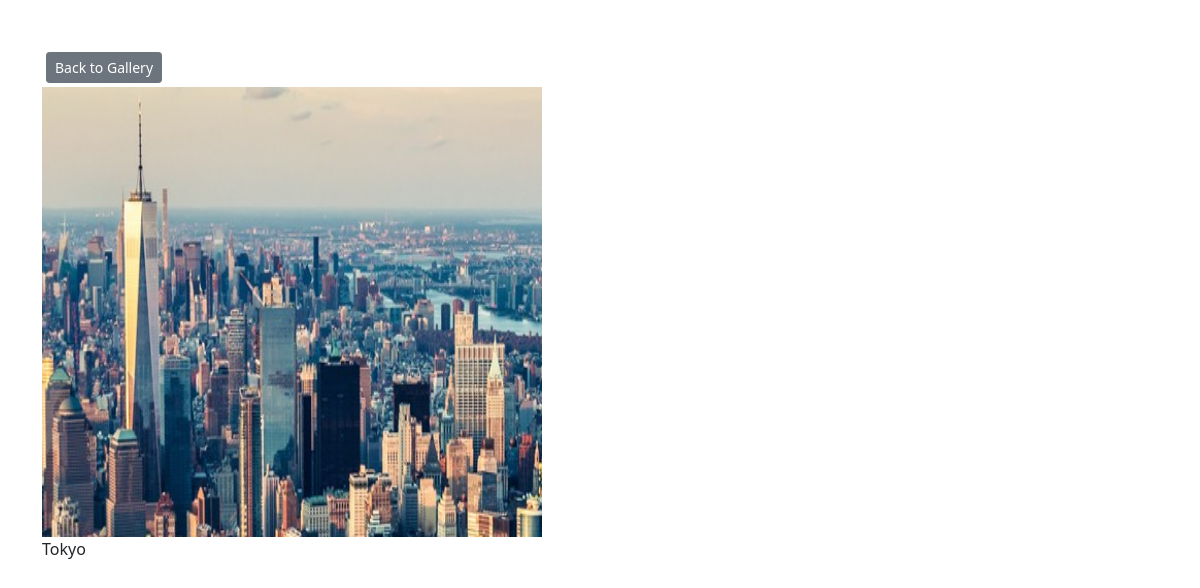
Page /picture/13/ on the committed database.
### pictures/models.py (models this page shows, shortened)
class Picture(models.Model):
    category = models.ForeignKey(Category, on_delete=models.SET_NULL, null=True)
    image = models.ImageField(null=False, blank=False)
    description = models.TextField()

### pictures/views.py (the view)
# urls.py: path('picture/<str:pk>/', views.viewPicture, name='picture'),
def viewPicture(request, pk):
    picture = Picture.objects.get(id=pk)
    return render(request, 'pictures/picture.html', {'picture':picture})

### pictures/templates/pictures/picture.html (shortened to what this page needs)
<!DOCTYPE html>
<html lang="en">
<head>
    <link href="https://cdn.jsdelivr.net/npm/bootstrap@5.1.3/dist/css/bootstrap.min.css" rel="stylesheet">
</head>
<body class="my-5">
    <div class="container">
        <div class="row justify-content-center">
            <div class="col">
                <a href="{% url 'gallery' %}" class="btn btn-secondary btn-sm m-1">Back to Gallery</a>
                <div style="height: 100vh;">
                    <img src="{{ picture.image.url }}" style="width: 500px; height:450px;">
                    <p>{{ picture.description }}</p>
                </div>
            </div>
        </div>
    </div>
</body>
</html>

### rows in the picture
Picture: image (picture), description "Tokyo"
